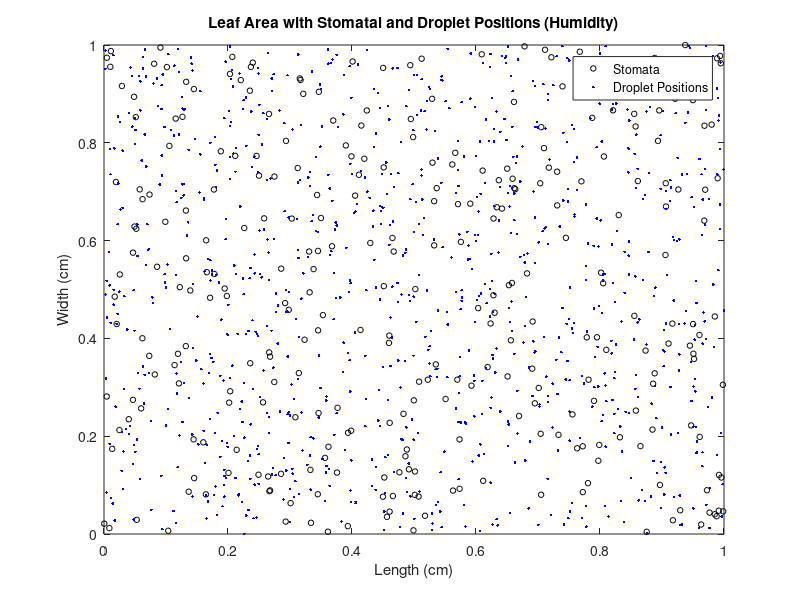

Write MATLAB code to recreate this figure.
% Parameters for Humidity Variation
stomatal_density = 300; % Stomata per unit area
lambda = 50; % Bacterial arrival rate per unit time
bacterium_speed = 10; % μm/s
bacterium_diffusion_coeff = 20; % μm^2/s
stomatal_size = 30; % μm
stomatal_accessibility_prob = 0.2; % Probability of stomata accessibility
time_interval = 1; % in hours
num_simulations = 1000; % Monte Carlo simulations
leaf_area = [1, 1]; % Leaf area in mm²

% Generate random stomatal positions within the leaf area
num_stomata = poissrnd(stomatal_density * prod(leaf_area));
stomatal_positions = rand(num_stomata, 2) .* repmat(leaf_area, num_stomata, 1);

% Humidity values
humidity_values = [70, 100]; % Testing for 50% and 100% humidity

for humidity = humidity_values
    num_internalized = 0;
    droplet_positions = [];
    
    % Adjust diffusion and speed based on humidity
    if humidity == 100
        bacterium_speed = 8; % Slower at lower humidity
        bacterium_diffusion_coeff = 15; % Lower diffusion at 50% humidity
    elseif humidity == 70
        bacterium_speed = 12; % Faster at higher humidity
        bacterium_diffusion_coeff = 25; % Higher diffusion at 100% humidity
    end

    % Monte Carlo simulation
    for i = 1:num_simulations
        % Generate random droplet position
        droplet_position = rand(1, 2) .* leaf_area;
        droplet_positions = [droplet_positions; droplet_position];

        % Check if the droplet lands on a stoma
        distances = sqrt(sum(bsxfun(@minus, stomatal_positions, droplet_position).^2, 2));
        if any(distances < stomatal_size / 2) % Droplet near stoma
            agrobacterium_arrival = poissrnd(lambda / time_interval); % Bacterial arrival rate

            % Simulate Agrobacterium movement and internalization
            for j = 1:agrobacterium_arrival
                dx = sqrt(2 * bacterium_diffusion_coeff * time_interval) * randn();
                dy = sqrt(2 * bacterium_diffusion_coeff * time_interval) * randn();
                droplet_position = droplet_position + [bacterium_speed * time_interval, 0] + [dx, dy];

                % Check for internalization
                if any(sqrt(sum(bsxfun(@minus, stomatal_positions, droplet_position).^2, 2)) < stomatal_size / 2)
                    num_internalized = num_internalized + 1;
                    break; % Exit inner loop once internalization occurs
                end
            end
        end
    end

    % Calculate likelihood of successful internalization
    likelihood_of_internalization = num_internalized / num_simulations;

    % Display results
    fprintf('Humidity: %d%% - Likelihood of internalization: %.4f\n', humidity, likelihood_of_internalization);
end

% Visualize droplet and stomatal positions
figure;
plot(stomatal_positions(:, 1), stomatal_positions(:, 2), 'ko', 'MarkerSize', 4); % Stomata
hold on;
plot(droplet_positions(:, 1), droplet_positions(:, 2), 'b.'); % Droplets
title('Leaf Area with Stomatal and Droplet Positions (Humidity)');
xlabel('Length (cm)');
ylabel('Width (cm)');
legend('Stomata', 'Droplet Positions');
